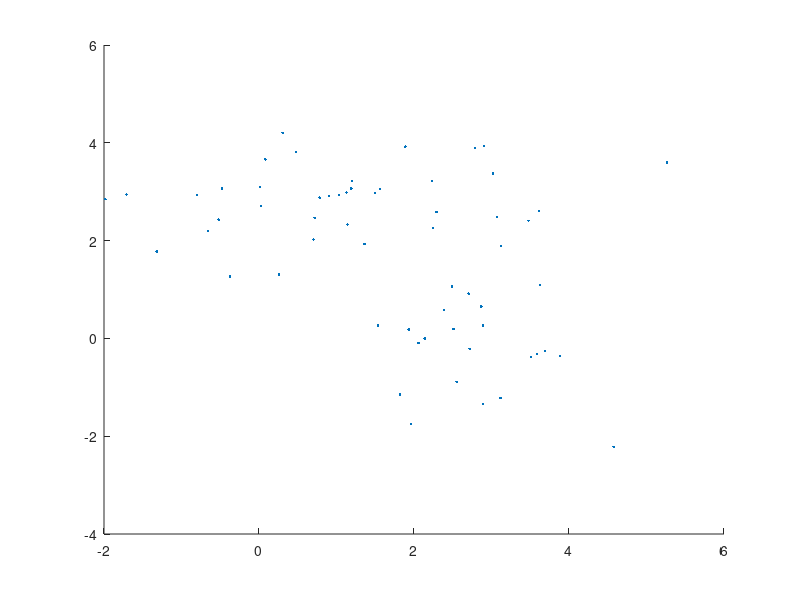

Recreate this plot in MATLAB. (Note: this script raises an error after producing the figure.)
class1 = [[2.5 0 0];[0 2.5 0];[2.5 2.5 0];];
class2 = [[2.5 0 0];[0 2.5 0];[2 2 0];];
class3 = [[2.5 0 0];[0 2.5 0];[1.85 1.85 0];];
class4 = [[2.5 0 0];[0 2.5 0];[1.75 1.75 0];];
class5 = [[2.5 0 0];[0 2.5 0];[1.5 1.5 0];];
class6 = [[2.5 0 0];[0 2.5 0];[1.25 1.25 0];];

classes = cell(3,1);
classes{1} = class1';
classes{2} = class2';
classes{3} = class3';
classes{4} = class4';
classes{5} = class5';
classes{6} = class6';

%% 
rVector = randn(3,60);
classtype = fix(rand(60,1)*3)+1;
%%
factor = 0.85;
ONLYPRINT = 1;
%%
c = ['r','b','g'];
ro = 2;
neig = 5;

CLASSPred = cell(length(classes));
Pts = cell(length(classes));
X = cell(length(classes));
C = cell(3);
%%
for i = 1:length(classes)
    y = (classes{i}(:,classtype) + rVector*factor );
    %%
    if ONLYPRINT == 0
    [classPred, x, mse, points]=funcXneighbors(y, neig, ro, classes{i});
    [ind, ctr] = kmeans(y, 3);
    %%
    C{i} = ctr;
    CLASSPred{i} = classPred;
    Pts{i} = points;
    X{i} = x;
    MSE(i) = mse;
    end
    %%
    f = figure;
    hold on;
    scatter3(y(1,:),y(2,:),y(3,:),'.');%, num2str(c(classtype(i))));   
    scatter3(CLASSPred{i}(1,:), CLASSPred{i}(2,:),CLASSPred{i}(3,:),'ko', 'filled');
    scatter3(C{i}(:,1), C{i}(:,2), C{i}(:,3), 'mo', 'filled');
    scatter3(classes{i}(1,:), classes{i}(2,:), classes{i}(3,:), 'ro', 'filled');
    legend('Data', 'Estimation', 'Kmeans','True Class');
    title(['\rho :', num2str(ro),'   Neigbors :', num2str(neig),'   #Points :', num2str(length(Pts{i})),'   MSE :',num2str(MSE(i))]);
    axis([-3 5 -3 6]);
    grid on;
    hold off;
    %pause(1/500);
    saveas(f, ['gif/t2r',num2str(factor),'.',num2str(i),'.jpg']);
    close(f)
    save(['badRegionsTest2Noise', num2str(factor),'.mat']);
end